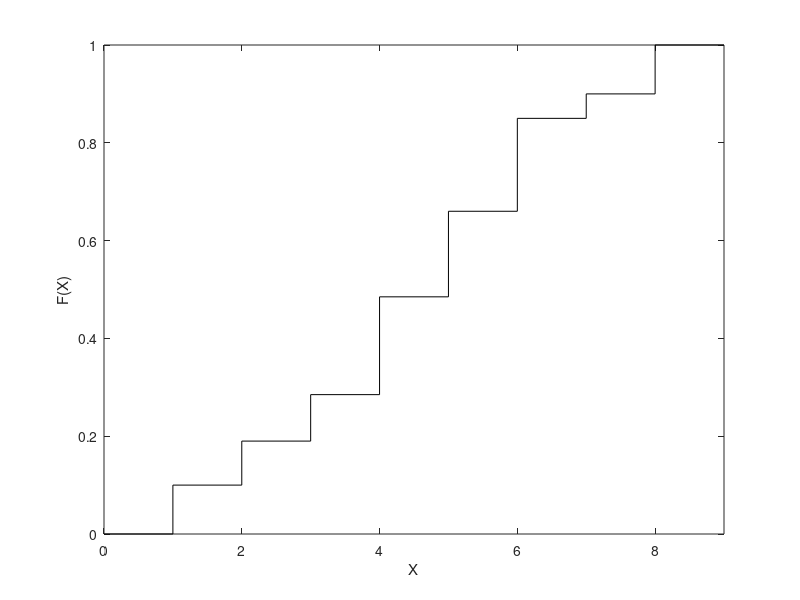

Write the MATLAB code that produced this figure.
%% Create illustration for the cumulative distribution

% probabilities for each digit
theta = [0.000;  ... % digit 0
         0.100;  ... % digit 1
         0.090;  ... % digit 2
         0.095;  ... % digit 3
         0.200;  ... % digit 4
         0.175;  ... % digit 5
         0.190;  ... % digit 6
         0.050;  ... % digit 7
         0.100;  ... % digit 8
         0.000 ] ...  % digit 9 

c = cumsum( theta );
figure( 1 ); clf;

digitset = 0:9;
stairs( digitset , c , 'k' );
xlim( [ 0 9 ] );
ylim( [ 0 1 ] );
ylabel( 'F(X)' );
xlabel( 'X' );

hold on;
U = 0.8;
whdigit = digitset( find( c > U , 1 , 'first' ));
%plot( [ 0 whdigit ] , [ U U ] , 'k--' );
%plot( [ whdigit whdigit ] , [ U 0 ] , 'k--' );



